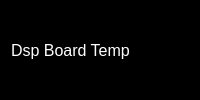
           <widget class="QWidget" name="widget_9" native="true">
            <property name="styleSheet">
             <string notr="true">background-color: rgb(0, 0, 0);</string>
            </property>
            <layout class="QHBoxLayout" name="horizontalLayout_18">
             <item>
              <widget class="QLabel" name="label_33">
               <property name="font">
                <font>
                 <pointsize>12</pointsize>
                </font>
               </property>
               <property name="styleSheet">
                <string notr="true">color: white;</string>
               </property>
               <property name="text">
                <string>Dsp Board Temp</string>
               </property>
              </widget>
             </item>
             <item alignment="Qt::AlignHCenter">
              <widget class="QLabel" name="dspBoardTempLeftLabel">
               <property name="font">
                <font>
                 <pointsize>12</pointsize>
                </font>
               </property>
               <property name="styleSheet">
                <string notr="true">color:white;</string>
               </property>
               <property name="text">
                <string/>
               </property>
              </widget>
             </item>
             <item alignment="Qt::AlignHCenter">
              <widget class="QLabel" name="dspBoardTempAvgLabel">
               <property name="font">
                <font>
                 <pointsize>12</pointsize>
                </font>
               </property>
               <property name="styleSheet">
                <string notr="true">color:white;</string>
               </property>
               <property name="text">
                <string/>
               </property>
              </widget>
             </item>
             <item alignment="Qt::AlignHCenter">
              <widget class="QLabel" name="dspBoardTempRightLabel">
               <property name="font">
                <font>
                 <pointsize>12</pointsize>
                </font>
               </property>
               <property name="styleSheet">
                <string notr="true">color:white;</string>
               </property>
               <property name="text">
                <string/>
               </property>
              </widget>
             </item>
            </layout>
           </widget>
